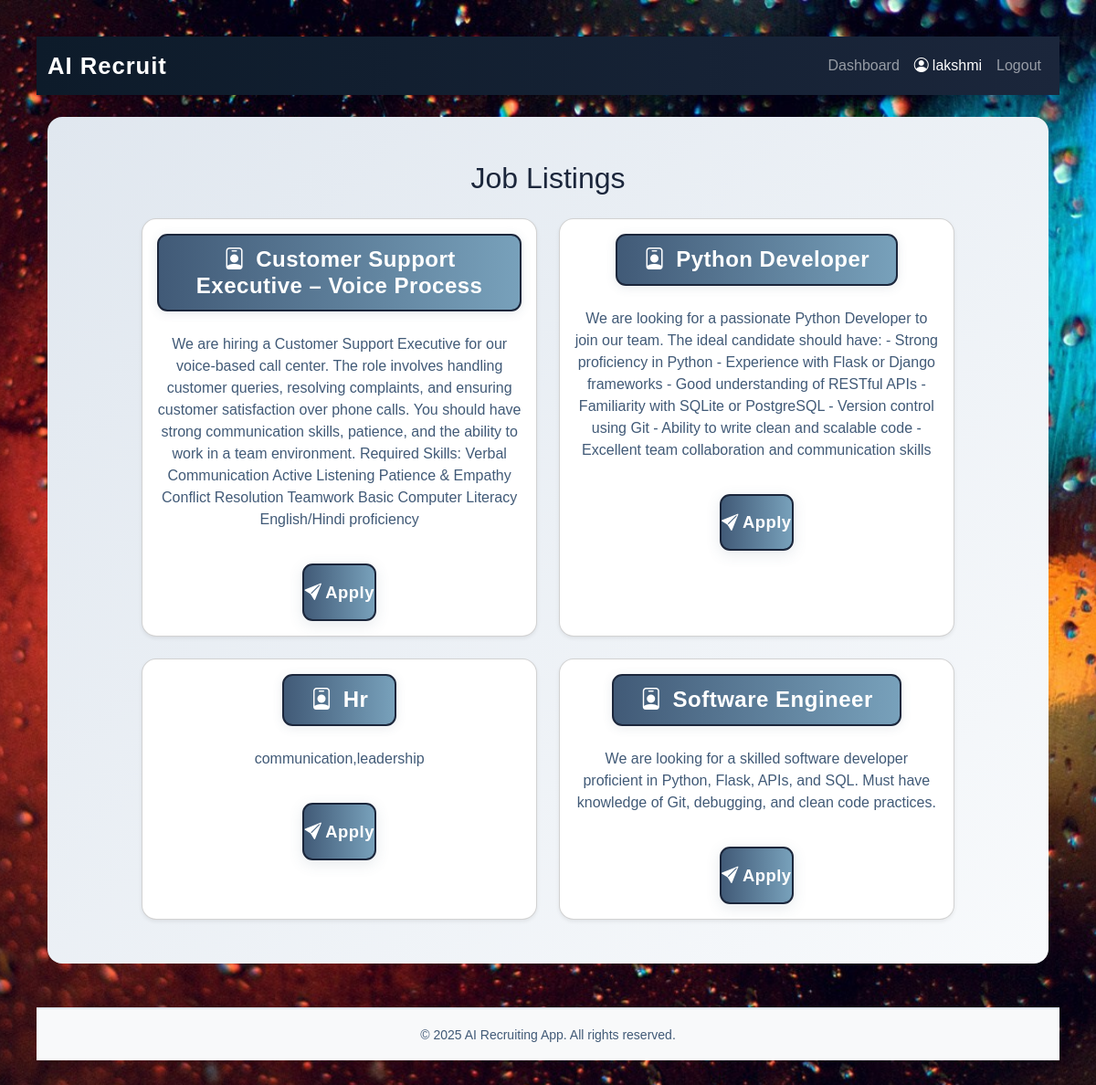
The app's page /dashboard (signed in) with its own data.
### tables this page shows
CREATE TABLE jobs (
            id INTEGER PRIMARY KEY, title TEXT, description TEXT);

### app.py (the view, shortened to what this page needs)
@app.route('/dashboard')
def dashboard():
    if 'user_id' not in session:
        return redirect(url_for('login'))
    role = session['role']
    if role == 'candidate':
        with sqlite3.connect("database.db") as conn:
            cur = conn.cursor()
            cur.execute("SELECT id, title, description FROM jobs ORDER BY id DESC")
            jobs = cur.fetchall()
            return render_template('jobs.html', jobs=jobs, body_class='jobs-list-bg')
    return "Unauthorized Access"

### templates/jobs.html
{% extends "base.html" %}
{% block content %}
<div class="container py-5" style="background: linear-gradient(135deg, #e0e7ef 0%, #f8fafc 100%); border-radius: 1rem;">
    <div class="row justify-content-center">
        <div class="col-lg-10">
            <h2 class="mb-4 text-center" style="color: #1b263b;">Job Listings</h2>
            <div class="row g-4">
                {% for job in jobs %}
                <div class="col-md-6">
                    <div class="card shadow-sm h-100" style="border-radius: 1rem;">
                        <div class="card-body">
                            <h5 class="card-title text-center" style="margin-bottom: 1.5rem;">
                                <span style="
                                    display: inline-block;
                                    background: linear-gradient(90deg, #415a77 0%, #78a1bb 100%);
                                    color: #fff;
                                    border-radius: 0.7rem;
                                    padding: 0.5em 1.2em;
                                    font-size: 1.2em;
                                    font-weight: 700;
                                    letter-spacing: 0.5px;
                                    box-shadow: 0 2px 12px rgba(65,90,119,0.12);
                                    border: 2px solid #1b263b;">
                                    <i class="bi bi-person-badge me-1" style="color:#fff;"></i>
                                    {{ job[1]|title }}
                                </span>
                            </h5>
                            <p class="card-text" style="color: #415a77;">{{ job[2] }}</p>
                            <form method="POST" action="{{ url_for('apply_job', job_id=job[0]) }}">
                                <button type="submit"
                                    class="w-100"
                                    style="
                                        border-radius: 0.7rem;
                                        font-weight: 700;
                                        background: linear-gradient(90deg, #415a77 0%, #78a1bb 100%);
                                        color: #fff;
                                        border: 2px solid #1b263b;
                                        box-shadow: 0 4px 16px rgba(65,90,119,0.13);
                                        letter-spacing: 0.5px;
                                        padding: 0.85em 0;
                                        font-size: 1.15em;
                                        transition: transform 0.1s, box-shadow 0.1s;"
                                    onmouseover="this.style.transform='scale(1.03)';this.style.boxShadow='0 8px 24px rgba(65,90,119,0.18)';"
                                    onmouseout="this.style.transform='scale(1)';this.style.boxShadow='0 4px 16px rgba(65,90,119,0.13)';"
                                >
                                    <i class="bi bi-send-fill me-1"></i>Apply
                                </button>
                            </form>
                        </div>
                    </div>
                </div>
                {% endfor %}
            </div>
        </div>
    </div>
</div>
{% endblock %}

### static/style.css (style rules this page uses)
body { font-family: Arial, sans-serif; text-align: center; background-color: #f8f9fa; padding: 40px; }
h1, h2 { color: #333; }
form { display: inline-block; text-align: left; margin-top: 20px; }
.jobs-list-bg { min-height: 100vh; background: url('../static/jobs-list-bg.jpg') no-repeat center center fixed; background-size: cover; }

### records on screen
jobs: title "Customer Support Executive – Voice Process", description "We are hiring a Customer Support Executive for our voice-based call center. The role involves handling customer queries, resolving complaints, and ensuring customer satisfaction over phone calls. You should have strong communication skills, patience, and the ability to work in a team environment. Required Skills: Verbal Communication Active Listening Patience & Empathy Conflict Resolution Teamwork Basic Computer Literacy English/Hindi proficiency"
jobs: title "Python Developer", description "We are looking for a passionate Python Developer to join our team. The ideal candidate should have: - Strong proficiency in Python - Experience with Flask or Django frameworks - Good understanding of RESTful APIs - Familiarity with SQLite or PostgreSQL - Version control using Git - Ability to write clean and scalable code - Excellent team collaboration and communication skills"
jobs: title "Hr", description "communication,leadership"
jobs: title "Software Engineer", description "We are looking for a skilled software developer proficient in Python, Flask, APIs, and SQL. Must have knowledge of Git, debugging, and clean code practices."

### other values on screen
{{ session.get('name') }} "lakshmi"
